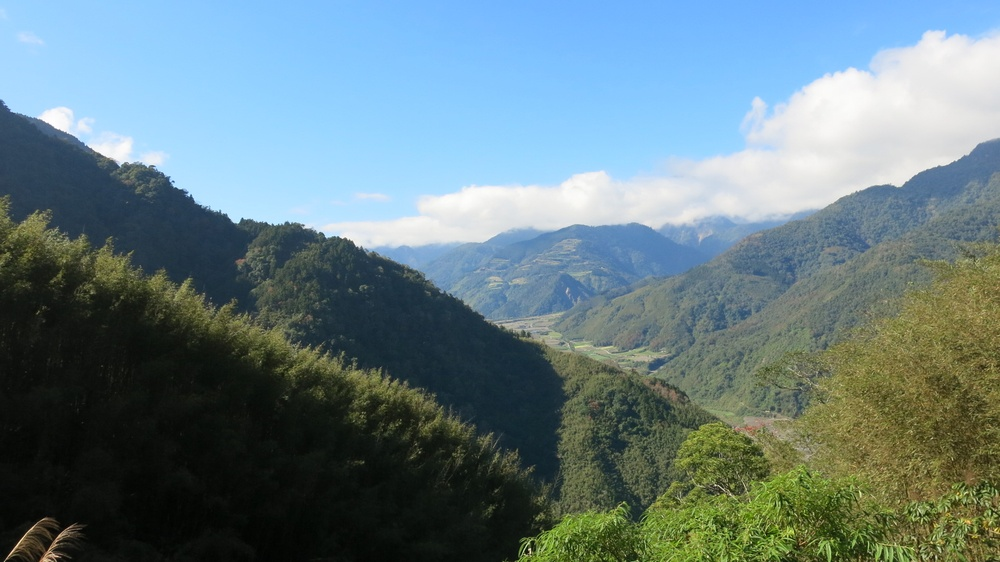
#> input picture Ch3/Image/IMG_4230.JPG, 1000 x 562 px, shrunk from 1920 x 1080 before the run
$ python rotate.py
#> lines starting #> are read from the running program, lines starting #| are printed output that depends on the picture
import numpy as np
import cv2
import sys
import math

if __name__ == '__main__':
    image = cv2.imread('./Image/IMG_4230.JPG', cv2.IMREAD_ANYCOLOR)
#> image is the input picture: shape (562, 1000, 3); mean B, G, R 131.1, 125.6, 103

    # 顯示原圖
    cv2.imshow('image', image)

    # 圖像旋轉
    rImg = cv2.rotate(image, cv2.ROTATE_90_COUNTERCLOCKWISE)
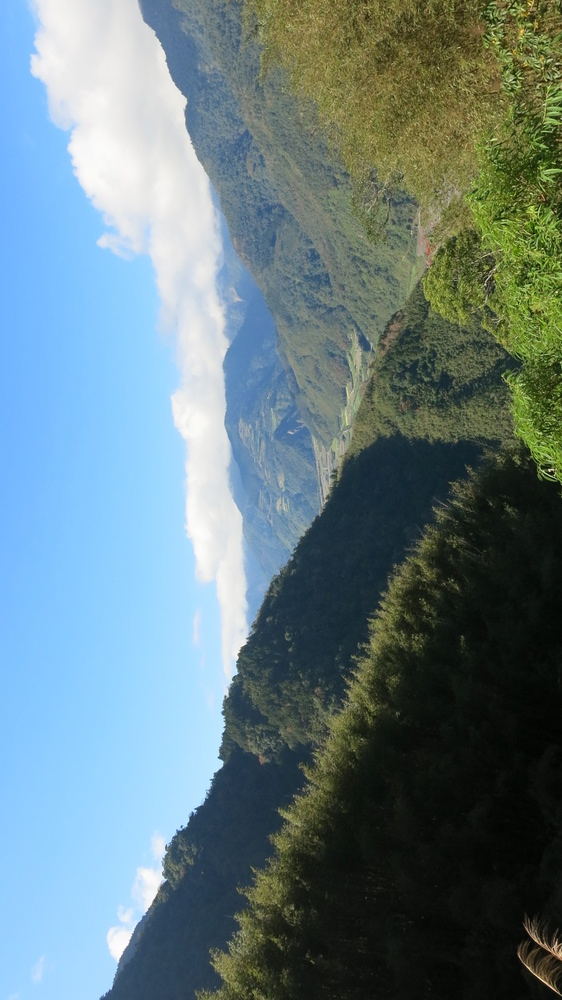
#> rImg: shape (1000, 562, 3); mean B, G, R 131.1, 125.6, 103
    rImg2 = cv2.rotate(image, cv2.ROTATE_90_CLOCKWISE)
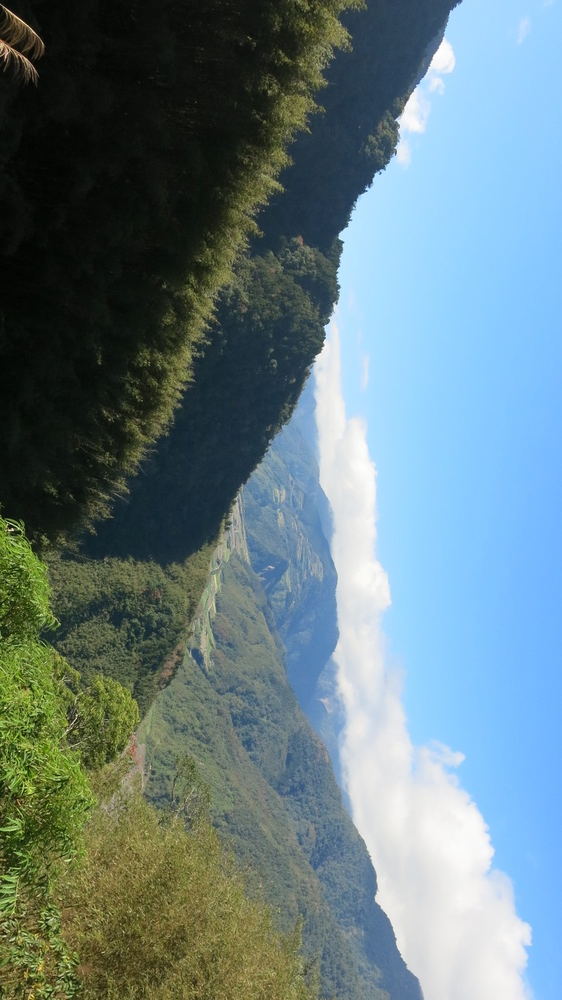
#> rImg2: shape (1000, 562, 3); mean B, G, R 131.1, 125.6, 103
    rImg3 = cv2.rotate(image, cv2.ROTATE_180)
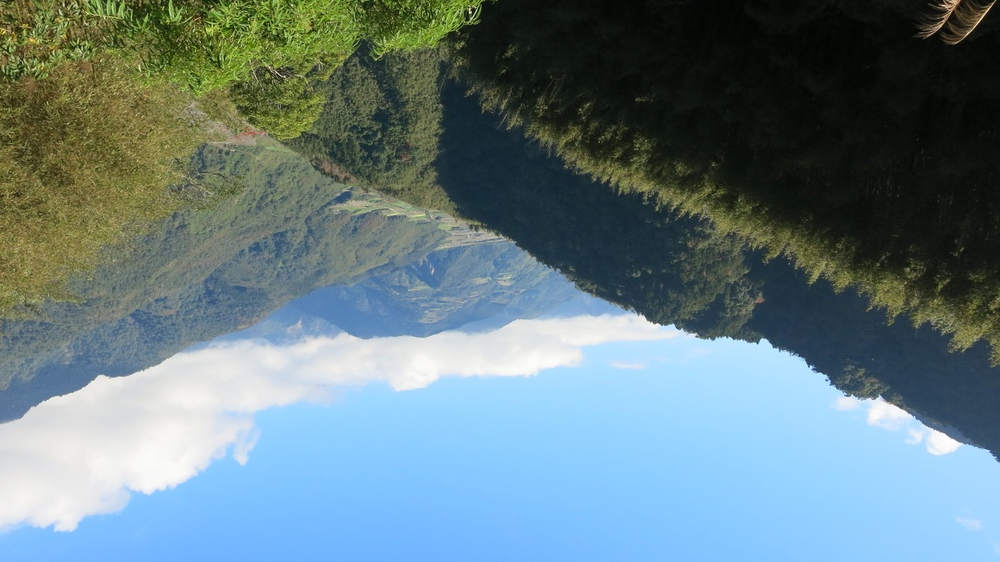
#> rImg3: shape (562, 1000, 3); mean B, G, R 131.1, 125.6, 103

    cv2.imshow('rImg_counterclockwise', rImg)
    cv2.imshow('rImg_clockwise', rImg2)
    cv2.imshow('rImg_180', rImg3)
    cv2.waitKey(0)
    cv2.destroyAllWindows()

$ run again, with Ch3/Image/logPolar_M200.jpg copied over Ch3/Image/IMG_4230.JPG
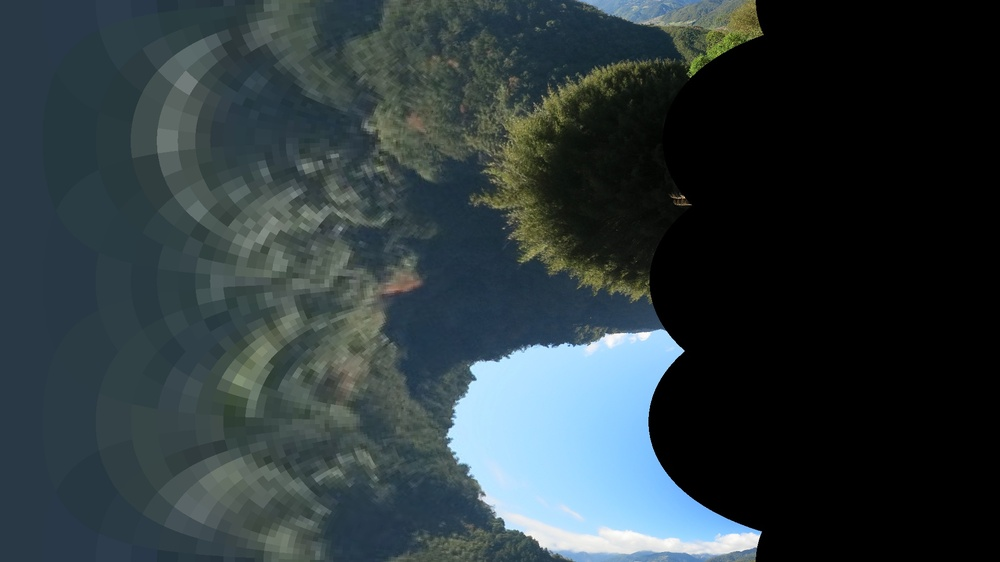
#> input picture Ch3/Image/logPolar_M200.jpg, 1000 x 562 px, shrunk from 1920 x 1080 before the run
#> image is the input picture: shape (562, 1000, 3); mean B, G, R 62.2, 58.5, 46.5
#> `rImg2 = cv2.rotate(image, cv2.ROTATE_90_CLOCKWISE)`:
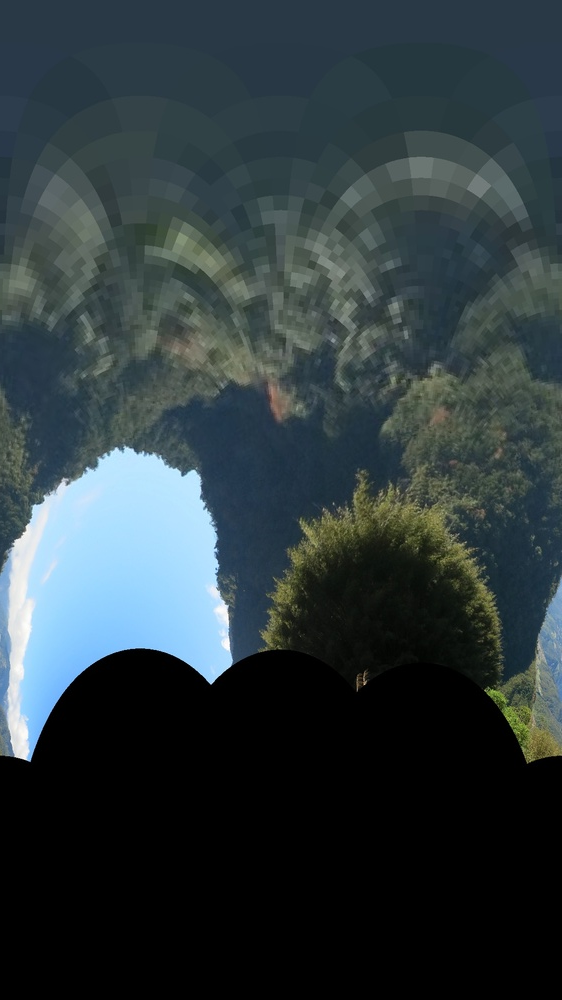
#> rImg2: shape (1000, 562, 3); mean B, G, R 62.2, 58.5, 46.5
#> `rImg3 = cv2.rotate(image, cv2.ROTATE_180)`:
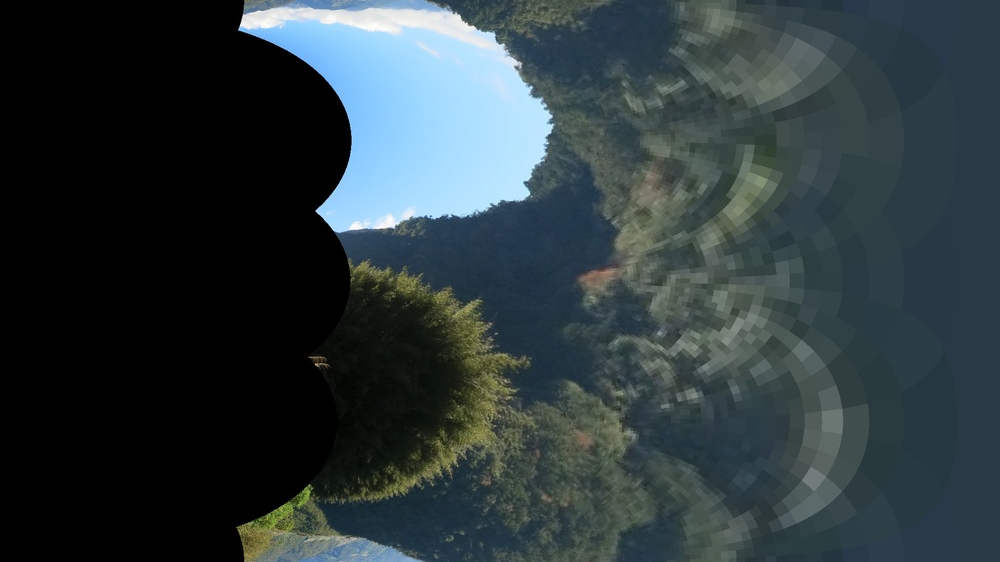
#> rImg3: shape (562, 1000, 3); mean B, G, R 62.2, 58.5, 46.5
